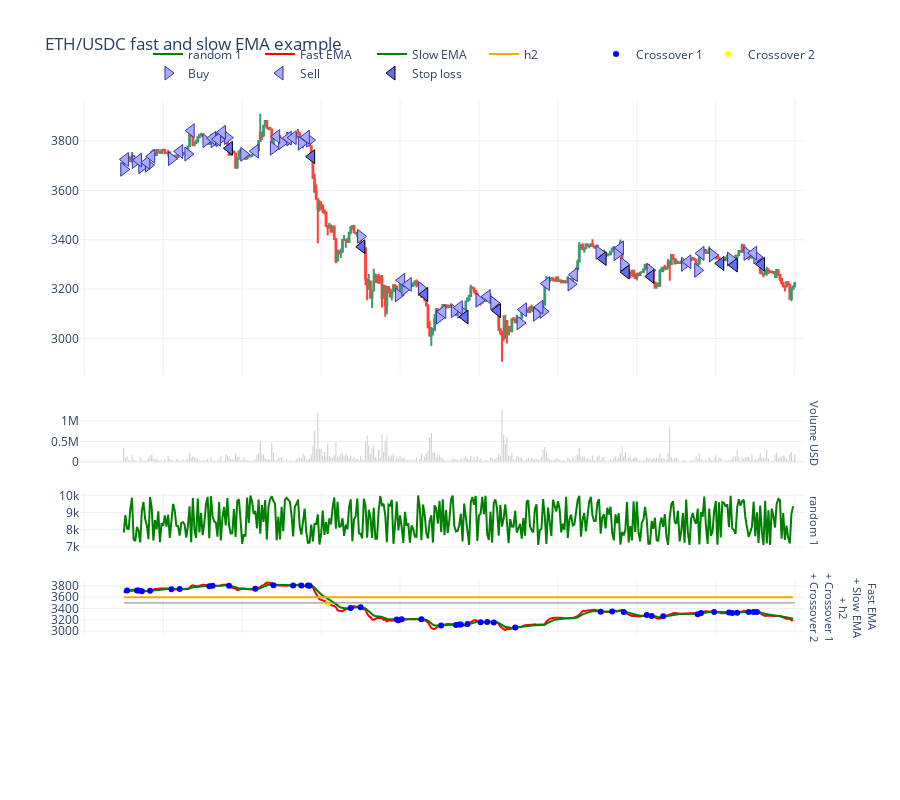

Notebook code cell kept with this figure:
### Code cell
from tradeexecutor.visual.single_pair import visualise_single_pair
from tradingstrategy.charting.candle_chart import VolumeBarMode

figure = visualise_single_pair(
    state,
    universe.universe.candles,
    start_at=START_AT,
    end_at=END_AT,
    volume_bar_mode=VolumeBarMode.separate,
)

figure.show()

### Figure 1 — Plotly figure (JSON) as saved in the notebook; plotly's stock layout.template omitted (floating-point values rounded to 4 significant figures; data arrays with more than 128 entries replaced by an {"elided": "..."} marker saying what was removed)
{"data": [{"marker": {"color": "rgba(128,128,128,0.5)"}, "showlegend": false, "type": "bar", "x": {"elided": "409 str values"}, "xaxis": "x2", "y": {"elided": "409 float values"}, "yaxis": "y2"}, {"close": {"elided": "409 float values"}, "high": {"elided": "409 float values"}, "hoverinfo": "text", "low": {"elided": "409 float values"}, "open": {"elided": "409 float values"}, "showlegend": false, "text": {"elided": "409 str values"}, "type": "candlestick", "x": {"elided": "409 str values"}, "xaxis": "x", "yaxis": "y"}, {"line": {"color": "green", "shape": "linear"}, "mode": "lines", "name": "random 1", "type": "scatter", "x": {"elided": "408 str values"}, "xaxis": "x3", "y": {"elided": "408 int values"}, "yaxis": "y3"}, {"line": {"color": "red", "shape": "linear"}, "mode": "lines", "name": "Fast EMA", "type": "scatter", "x": {"elided": "408 str values"}, "xaxis": "x4", "y": {"elided": "408 float values"}, "yaxis": "y4"}, {"line": {"color": "green", "shape": "linear"}, "mode": "lines", "name": "Slow EMA", "type": "scatter", "x": {"elided": "408 str values"}, "xaxis": "x4", "y": {"elided": "408 float values"}, "yaxis": "y4"}, {"line": {"color": "orange", "shape": "linear"}, "mode": "lines", "name": "h2", "type": "scatter", "x": {"elided": "408 str values"}, "xaxis": "x4", "y": {"elided": "408 int values"}, "yaxis": "y4"}, {"line": {"color": "blue"}, "mode": "markers", "name": "Crossover 1", "type": "scatter", "x": ["2022-01-01T02:00:00", "2022-01-01T08:00:00", "2022-01-01T09:00:00", "2022-01-01T11:00:00", "2022-01-01T16:00:00", "2022-01-02T05:00:00", "2022-01-02T10:00:00", "2022-01-03T04:00:00", "2022-01-03T06:00:00", "2022-01-03T16:00:00", "2022-01-04T08:00:00", "2022-01-04T19:00:00", "2022-01-05T07:00:00", "2022-01-05T12:00:00", "2022-01-05T16:00:00", "2022-01-05T17:00:00", "2022-01-06T18:00:00", "2022-01-07T00:00:00", "2022-01-07T22:00:00", "2022-01-07T23:00:00", "2022-01-08T01:00:00", "2022-01-08T13:00:00", "2022-01-09T01:00:00", "2022-01-09T10:00:00", "2022-01-09T12:00:00", "2022-01-09T13:00:00", "2022-01-09T17:00:00", "2022-01-10T01:00:00", "2022-01-10T05:00:00", "2022-01-10T09:00:00", "2022-01-10T22:00:00", "2022-01-13T02:00:00", "2022-01-13T09:00:00", "2022-01-13T16:00:00", "2022-01-14T06:00:00", "2022-01-14T09:00:00", "2022-01-14T16:00:00", "2022-01-15T13:00:00", "2022-01-15T15:00:00", "2022-01-15T23:00:00", "2022-01-16T08:00:00", "2022-01-16T10:00:00", "2022-01-16T13:00:00", "2022-01-16T20:00:00", "2022-01-16T23:00:00", "2022-01-17T01:00:00"], "xaxis": "x4", "y": [3719.0, 3720.0, 3721.0, 3709.0, 3718.0, 3741.0, 3749.0, 3797.0, 3803.0, 3806.0, 3750.0, 3813.0, 3811.0, 3810.0, 3810.0, 3806.0, 3411.0, 3422.0, 3206.0, 3192.0, 3209.0, 3211.0, 3100.0, 3110.0, 3117.0, 3115.0, 3124.0, 3159.0, 3160.0, 3154.0, 3066.0, 3345.0, 3346.0, 3337.0, 3285.0, 3268.0, 3263.0, 3298.0, 3322.0, 3339.0, 3329.0, 3321.0, 3324.0, 3339.0, 3340.0, 3339.0], "yaxis": "y4"}, {"line": {"color": "yellow"}, "mode": "markers", "name": "Crossover 2", "type": "scatter", "x": ["2022-01-06T04:00:00"], "xaxis": "x4", "y": [3489.0], "yaxis": "y4"}, {"hoverinfo": "text", "marker": {"color": "#aaaaff", "line": {"color": "#3333aa", "width": 1}, "size": 12, "symbol": "triangle-right"}, "mode": "markers", "name": "Buy", "text": ["Buy ETH<br><br>Executed at: 2022-01-01 00:00:00<br>Value: 7000.0000 USD<br>Quantity: 1.894503 ETH<br><br>Mid-price: 3685.6853 ETH / USD<br>Executed at price: 3694.8995 ETH / USD<br>Estimated execution price: 3694.8995 ETH / USD<br><br>Fees paid: $17.50<br>Fees planned: $17.50<br>Fees: 0.0025 %", "Buy ETH<br><br>Executed at: 2022-01-01 07:00:00<br>Value: 7028.6896 USD<br>Quantity: 1.886392 ETH<br><br>Mid-price: 3716.7038 ETH / USD<br>Executed at price: 3725.9956 ETH / USD<br>Estimated execution price: 3725.9956 ETH / USD<br><br>Fees paid: $17.57<br>Fees planned: $17.57<br>Fees: 0.0025 %", "Buy ETH<br><br>Executed at: 2022-01-01 11:00:00<br>Value: 7012.8027 USD<br>Quantity: 1.892556 ETH<br><br>Mid-price: 3696.2261 ETH / USD<br>Executed at price: 3705.4666 ETH / USD<br>Estimated execution price: 3705.4666 ETH / USD<br><br>Fees paid: $17.53<br>Fees planned: $17.53<br>Fees: 0.0025 %", "Buy ETH<br><br>Executed at: 2022-01-01 15:00:00<br>Value: 7011.2038 USD<br>Quantity: 1.888913 ETH<br><br>Mid-price: 3702.5098 ETH / USD<br>Executed at price: 3711.7661 ETH / USD<br>Estimated execution price: 3711.7661 ETH / USD<br><br>Fees paid: $17.53<br>Fees planned: $17.53<br>Fees: 0.0025 %", "Buy ETH<br><br>Executed at: 2022-01-02 05:00:00<br>Value: 7033.8286 USD<br>Quantity: 1.881604 ETH<br><br>Mid-price: 3728.8866 ETH / USD<br>Executed at price: 3738.2089 ETH / USD<br>Estimated execution price: 3738.2089 ETH / USD<br><br>Fees paid: $17.58<br>Fees planned: $17.58<br>Fees: 0.0025 %", "Buy ETH<br><br>Executed at: 2022-01-02 15:00:00<br>Value: 7048.0019 USD<br>Quantity: 1.875948 ETH<br><br>Mid-price: 3747.6660 ETH / USD<br>Executed at price: 3757.0352 ETH / USD<br>Estimated execution price: 3757.0352 ETH / USD<br><br>Fees paid: $17.62<br>Fees planned: $17.62<br>Fees: 0.0025 %", "Buy ETH<br><br>Executed at: 2022-01-03 02:00:00<br>Value: 7147.6100 USD<br>Quantity: 1.875278 ETH<br><br>Mid-price: 3801.9895 ETH / USD<br>Executed at price: 3811.4945 ETH / USD<br>Estimated execution price: 3811.4945 ETH / USD<br><br>Fees paid: $17.87<br>Fees planned: $17.87<br>Fees: 0.0025 %", "Buy ETH<br><br>Executed at: 2022-01-03 07:00:00<br>Value: 7135.2214 USD<br>Quantity: 1.872290 ETH<br><br>Mid-price: 3801.4568 ETH / USD<br>Executed at price: 3810.9605 ETH / USD<br>Estimated execution price: 3810.9605 ETH / USD<br><br>Fees paid: $17.84<br>Fees planned: $17.84<br>Fees: 0.0025 %", "Buy ETH<br><br>Executed at: 2022-01-03 10:00:00<br>Value: 7118.7001 USD<br>Quantity: 1.865887 ETH<br><br>Mid-price: 3805.6686 ETH / USD<br>Executed at price: 3815.1828 ETH / USD<br>Estimated execution price: 3815.1828 ETH / USD<br><br>Fees paid: $17.80<br>Fees planned: $17.80<br>Fees: 0.0025 %", "Buy ETH<br><br>Executed at: 2022-01-03 15:00:00<br>Value: 7133.4370 USD<br>Quantity: 1.865559 ETH<br><br>Mid-price: 3814.2182 ETH / USD<br>Executed at price: 3823.7538 ETH / USD<br>Estimated execution price: 3823.7538 ETH / USD<br><br>Fees paid: $17.83<br>Fees planned: $17.83<br>Fees: 0.0025 %", "Buy ETH<br><br>Executed at: 2022-01-04 01:00:00<br>Value: 7052.4342 USD<br>Quantity: 1.877665 ETH<br><br>Mid-price: 3746.5932 ETH / USD<br>Executed at price: 3755.9597 ETH / USD<br>Estimated execution price: 3755.9597 ETH / USD<br><br>Fees paid: $17.63<br>Fees planned: $17.63<br>Fees: 0.0025 %", "Buy ETH<br><br>Executed at: 2022-01-04 19:00:00<br>Value: 7044.7507 USD<br>Quantity: 1.863267 ETH<br><br>Mid-price: 3771.4312 ETH / USD<br>Executed at price: 3780.8598 ETH / USD<br>Estimated execution price: 3780.8598 ETH / USD<br><br>Fees paid: $17.61<br>Fees planned: $17.61<br>Fees: 0.0025 %", "Buy ETH<br><br>Executed at: 2022-01-05 00:00:00<br>Value: 7082.4008 USD<br>Quantity: 1.862529 ETH<br><br>Mid-price: 3793.0901 ETH / USD<br>Executed at price: 3802.5728 ETH / USD<br>Estimated execution price: 3802.5728 ETH / USD<br><br>Fees paid: $17.71<br>Fees planned: $17.71<br>Fees: 0.0025 %", "Buy ETH<br><br>Executed at: 2022-01-05 05:00:00<br>Value: 7083.0144 USD<br>Quantity: 1.854833 ETH<br><br>Mid-price: 3809.1576 ETH / USD<br>Executed at price: 3818.6805 ETH / USD<br>Estimated execution price: 3818.6805 ETH / USD<br><br>Fees paid: $17.71<br>Fees planned: $17.71<br>Fees: 0.0025 %", "Buy ETH<br><br>Executed at: 2022-01-05 12:00:00<br>Value: 7064.5175 USD<br>Quantity: 1.858635 ETH<br><br>Mid-price: 3791.4384 ETH / USD<br>Executed at price: 3800.9170 ETH / USD<br>Estimated execution price: 3800.9170 ETH / USD<br><br>Fees paid: $17.66<br>Fees planned: $17.66<br>Fees: 0.0025 %", "Buy ETH<br><br>Executed at: 2022-01-05 17:00:00<br>Value: 7071.7837 USD<br>Quantity: 1.854287 ETH<br><br>Mid-price: 3804.2378 ETH / USD<br>Executed at price: 3813.7484 ETH / USD<br>Estimated execution price: 3813.7484 ETH / USD<br><br>Fees paid: $17.68<br>Fees planned: $17.68<br>Fees: 0.0025 %", "Buy ETH<br><br>Executed at: 2022-01-07 00:00:00<br>Value: 6960.4425 USD<br>Quantity: 2.033760 ETH<br><br>Mid-price: 3413.9160 ETH / USD<br>Executed at price: 3422.4508 ETH / USD<br>Estimated execution price: 3422.4508 ETH / USD<br><br>Fees paid: $17.40<br>Fees planned: $17.40<br>Fees: 0.0025 %", "Buy ETH<br><br>Executed at: 2022-01-07 23:00:00<br>Value: 6876.4855 USD<br>Quantity: 2.159454 ETH<br><br>Mid-price: 3176.4219 ETH / USD<br>Executed at price: 3184.3629 ETH / USD<br>Estimated execution price: 3184.3629 ETH / USD<br><br>Fees paid: $17.19<br>Fees planned: $17.19<br>Fees: 0.0025 %", "Buy ETH<br><br>Executed at: 2022-01-08 03:00:00<br>Value: 6942.3422 USD<br>Quantity: 2.162922 ETH<br><br>Mid-price: 3201.7016 ETH / USD<br>Executed at price: 3209.7058 ETH / USD<br>Estimated execution price: 3209.7058 ETH / USD<br><br>Fees paid: $17.36<br>Fees planned: $17.36<br>Fees: 0.0025 %", "Buy ETH<br><br>Executed at: 2022-01-08 13:00:00<br>Value: 6944.1691 USD<br>Quantity: 2.163002 ETH<br><br>Mid-price: 3202.4254 ETH / USD<br>Executed at price: 3210.4315 ETH / USD<br>Estimated execution price: 3210.4315 ETH / USD<br><br>Fees paid: $17.36<br>Fees planned: $17.36<br>Fees: 0.0025 %", "Buy ETH<br><br>Executed at: 2022-01-09 00:00:00<br>Value: 6883.7186 USD<br>Quantity: 2.225097 ETH<br><br>Mid-price: 3085.9569 ETH / USD<br>Executed at price: 3093.6717 ETH / USD<br>Estimated execution price: 3093.6717 ETH / USD<br><br>Fees paid: $17.21<br>Fees planned: $17.21<br>Fees: 0.0025 %", "Buy ETH<br><br>Executed at: 2022-01-09 09:00:00<br>Value: 6894.8843 USD<br>Quantity: 2.210112 ETH<br><br>Mid-price: 3111.9188 ETH / USD<br>Executed at price: 3119.6986 ETH / USD<br>Estimated execution price: 3119.6986 ETH / USD<br><br>Fees paid: $17.24<br>Fees planned: $17.24<br>Fees: 0.0025 %", "Buy ETH<br><br>Executed at: 2022-01-09 13:00:00<br>Value: 6890.5796 USD<br>Quantity: 2.209239 ETH<br><br>Mid-price: 3111.2053 ETH / USD<br>Executed at price: 3118.9833 ETH / USD<br>Estimated execution price: 3118.9833 ETH / USD<br><br>Fees paid: $17.23<br>Fees planned: $17.23<br>Fees: 0.0025 %", "Buy ETH<br><br>Executed at: 2022-01-10 00:00:00<br>Value: 6829.0135 USD<br>Quantity: 2.159400 ETH<br><br>Mid-price: 3154.5727 ETH / USD<br>Executed at price: 3162.4591 ETH / USD<br>Estimated execution price: 3162.4591 ETH / USD<br><br>Fees paid: $17.07<br>Fees planned: $17.07<br>Fees: 0.0025 %", "Buy ETH<br><br>Executed at: 2022-01-10 09:00:00<br>Value: 6828.4634 USD<br>Quantity: 2.166518 ETH<br><br>Mid-price: 3143.9553 ETH / USD<br>Executed at price: 3151.8152 ETH / USD<br>Estimated execution price: 3151.8152 ETH / USD<br><br>Fees paid: $17.07<br>Fees planned: $17.07<br>Fees: 0.0025 %", "Buy ETH<br><br>Executed at: 2022-01-11 01:00:00<br>Value: 6757.7660 USD<br>Quantity: 2.200905 ETH<br><br>Mid-price: 3062.7912 ETH / USD<br>Executed at price: 3070.4482 ETH / USD<br>Estimated execution price: 3070.4482 ETH / USD<br><br>Fees paid: $16.89<br>Fees planned: $16.89<br>Fees: 0.0025 %", "Buy ETH<br><br>Executed at: 2022-01-11 11:00:00<br>Value: 6816.6199 USD<br>Quantity: 2.194977 ETH<br><br>Mid-price: 3097.8089 ETH / USD<br>Executed at price: 3105.5535 ETH / USD<br>Estimated execution price: 3105.5535 ETH / USD<br><br>Fees paid: $17.04<br>Fees planned: $17.04<br>Fees: 0.0025 %", "Buy ETH<br><br>Executed at: 2022-01-11 15:00:00<br>Value: 6837.7680 USD<br>Quantity: 2.193646 ETH<br><br>Mid-price: 3109.3052 ETH / USD<br>Executed at price: 3117.0785 ETH / USD<br>Estimated execution price: 3117.0785 ETH / USD<br><br>Fees paid: $17.09<br>Fees planned: $17.09<br>Fees: 0.0025 %", "Buy ETH<br><br>Executed at: 2022-01-12 08:00:00<br>Value: 6986.4552 USD<br>Quantity: 2.164270 ETH<br><br>Mid-price: 3220.0390 ETH / USD<br>Executed at price: 3228.0891 ETH / USD<br>Estimated execution price: 3228.0891 ETH / USD<br><br>Fees paid: $17.47<br>Fees planned: $17.47<br>Fees: 0.0025 %", "Buy ETH<br><br>Executed at: 2022-01-13 01:00:00<br>Value: 7019.8262 USD<br>Quantity: 2.090947 ETH<br><br>Mid-price: 3348.8750 ETH / USD<br>Executed at price: 3357.2472 ETH / USD<br>Estimated execution price: 3357.2472 ETH / USD<br><br>Fees paid: $17.55<br>Fees planned: $17.55<br>Fees: 0.0025 %", "Buy ETH<br><br>Executed at: 2022-01-13 12:00:00<br>Value: 6958.7777 USD<br>Quantity: 2.076225 ETH<br><br>Mid-price: 3343.2917 ETH / USD<br>Executed at price: 3351.6499 ETH / USD<br>Estimated execution price: 3351.6499 ETH / USD<br><br>Fees paid: $17.40<br>Fees planned: $17.40<br>Fees: 0.0025 %", "Buy ETH<br><br>Executed at: 2022-01-13 16:00:00<br>Value: 6969.2344 USD<br>Quantity: 2.106322 ETH<br><br>Mid-price: 3300.4715 ETH / USD<br>Executed at price: 3308.7227 ETH / USD<br>Estimated execution price: 3308.7227 ETH / USD<br><br>Fees paid: $17.42<br>Fees planned: $17.42<br>Fees: 0.0025 %", "Buy ETH<br><br>Executed at: 2022-01-14 08:00:00<br>Value: 6898.2475 USD<br>Quantity: 2.100301 ETH<br><br>Mid-price: 3276.2181 ETH / USD<br>Executed at price: 3284.4087 ETH / USD<br>Estimated execution price: 3284.4087 ETH / USD<br><br>Fees paid: $17.25<br>Fees planned: $17.25<br>Fees: 0.0025 %", "Buy ETH<br><br>Executed at: 2022-01-15 05:00:00<br>Value: 6837.5476 USD<br>Quantity: 2.066575 ETH<br><br>Mid-price: 3300.3869 ETH / USD<br>Executed at price: 3308.6379 ETH / USD<br>Estimated execution price: 3308.6379 ETH / USD<br><br>Fees paid: $17.09<br>Fees planned: $17.09<br>Fees: 0.0025 %", "Buy ETH<br><br>Executed at: 2022-01-15 13:00:00<br>Value: 6829.0583 USD<br>Quantity: 2.079194 ETH<br><br>Mid-price: 3276.2829 ETH / USD<br>Executed at price: 3284.4736 ETH / USD<br>Estimated execution price: 3284.4736 ETH / USD<br><br>Fees paid: $17.07<br>Fees planned: $17.07<br>Fees: 0.0025 %", "Buy ETH<br><br>Executed at: 2022-01-15 22:00:00<br>Value: 6904.6997 USD<br>Quantity: 2.063166 ETH<br><br>Mid-price: 3338.3070 ETH / USD<br>Executed at price: 3346.6528 ETH / USD<br>Estimated execution price: 3346.6528 ETH / USD<br><br>Fees paid: $17.26<br>Fees planned: $17.26<br>Fees: 0.0025 %", "Buy ETH<br><br>Executed at: 2022-01-16 09:00:00<br>Value: 6831.2539 USD<br>Quantity: 2.051522 ETH<br><br>Mid-price: 3321.5431 ETH / USD<br>Executed at price: 3329.8469 ETH / USD<br>Estimated execution price: 3329.8469 ETH / USD<br><br>Fees paid: $17.08<br>Fees planned: $17.08<br>Fees: 0.0025 %", "Buy ETH<br><br>Executed at: 2022-01-16 19:00:00<br>Value: 6772.8542 USD<br>Quantity: 2.020085 ETH<br><br>Mid-price: 3344.3964 ETH / USD<br>Executed at price: 3352.7574 ETH / USD<br>Estimated execution price: 3352.7574 ETH / USD<br><br>Fees paid: $16.93<br>Fees planned: $16.93<br>Fees: 0.0025 %", "Buy ETH<br><br>Executed at: 2022-01-17 01:00:00<br>Value: 6751.5360 USD<br>Quantity: 2.022492 ETH<br><br>Mid-price: 3329.9015 ETH / USD<br>Executed at price: 3338.2263 ETH / USD<br>Estimated execution price: 3338.2263 ETH / USD<br><br>Fees paid: $16.88<br>Fees planned: $16.88<br>Fees: 0.0025 %"], "type": "scatter", "x": ["2022-01-01T00:00:00", "2022-01-01T07:00:00", "2022-01-01T11:00:00", "2022-01-01T15:00:00", "2022-01-02T05:00:00", "2022-01-02T15:00:00", "2022-01-03T02:00:00", "2022-01-03T07:00:00", "2022-01-03T10:00:00", "2022-01-03T15:00:00", "2022-01-04T01:00:00", "2022-01-04T19:00:00", "2022-01-05T00:00:00", "2022-01-05T05:00:00", "2022-01-05T12:00:00", "2022-01-05T17:00:00", "2022-01-07T00:00:00", "2022-01-07T23:00:00", "2022-01-08T03:00:00", "2022-01-08T13:00:00", "2022-01-09T00:00:00", "2022-01-09T09:00:00", "2022-01-09T13:00:00", "2022-01-10T00:00:00", "2022-01-10T09:00:00", "2022-01-11T01:00:00", "2022-01-11T11:00:00", "2022-01-11T15:00:00", "2022-01-12T08:00:00", "2022-01-13T01:00:00", "2022-01-13T12:00:00", "2022-01-13T16:00:00", "2022-01-14T08:00:00", "2022-01-15T05:00:00", "2022-01-15T13:00:00", "2022-01-15T22:00:00", "2022-01-16T09:00:00", "2022-01-16T19:00:00", "2022-01-17T01:00:00"], "xaxis": "x", "y": [3686.0, 3717.0, 3696.0, 3703.0, 3729.0, 3748.0, 3802.0, 3801.0, 3806.0, 3814.0, 3747.0, 3771.0, 3793.0, 3809.0, 3791.0, 3804.0, 3414.0, 3176.0, 3202.0, 3202.0, 3086.0, 3112.0, 3111.0, 3155.0, 3144.0, 3063.0, 3098.0, 3109.0, 3220.0, 3349.0, 3343.0, 3300.0, 3276.0, 3300.0, 3276.0, 3338.0, 3322.0, 3344.0, 3330.0], "yaxis": "y"}, {"hoverinfo": "text", "marker": {"color": "#aaaaff", "line": {"color": "#3333aa", "width": 1}, "size": 12, "symbol": "triangle-left"}, "mode": "markers", "name": "Sell", "text": ["Sell ETH<br><br>Executed at: 2022-01-01 01:00:00<br>Value: 7040.9852 USD<br>Quantity: 1.894503 ETH<br><br>Mid-price: 3725.8479 ETH / USD<br>Executed at price: 3716.5333 ETH / USD<br>Estimated execution price: 3716.5333 ETH / USD<br><br>Fees paid: $17.65<br>Fees planned: $17.65<br>Fees: 0.0025 %", "Sell ETH<br><br>Executed at: 2022-01-01 09:00:00<br>Value: 7005.9940 USD<br>Quantity: 1.886392 ETH<br><br>Mid-price: 3723.2725 ETH / USD<br>Executed at price: 3713.9644 ETH / USD<br>Estimated execution price: 3713.9644 ETH / USD<br><br>Fees paid: $17.56<br>Fees planned: $17.56<br>Fees: 0.0025 %", "Sell ETH<br><br>Executed at: 2022-01-01 14:00:00<br>Value: 7010.5186 USD<br>Quantity: 1.892556 ETH<br><br>Mid-price: 3713.5436 ETH / USD<br>Executed at price: 3704.2597 ETH / USD<br>Estimated execution price: 3704.2597 ETH / USD<br><br>Fees paid: $17.57<br>Fees planned: $17.57<br>Fees: 0.0025 %", "Sell ETH<br><br>Executed at: 2022-01-01 17:00:00<br>Value: 7043.5249 USD<br>Quantity: 1.888913 ETH<br><br>Mid-price: 3738.2225 ETH / USD<br>Executed at price: 3728.8770 ETH / USD<br>Estimated execution price: 3728.8770 ETH / USD<br><br>Fees paid: $17.65<br>Fees planned: $17.65<br>Fees: 0.0025 %", "Sell ETH<br><br>Executed at: 2022-01-02 10:00:00<br>Value: 7054.0761 USD<br>Quantity: 1.881604 ETH<br><br>Mid-price: 3758.3656 ETH / USD<br>Executed at price: 3748.9697 ETH / USD<br>Estimated execution price: 3748.9697 ETH / USD<br><br>Fees paid: $17.68<br>Fees planned: $17.68<br>Fees: 0.0025 %", "Sell ETH<br><br>Executed at: 2022-01-02 17:00:00<br>Value: 7190.2993 USD<br>Quantity: 1.875948 ETH<br><br>Mid-price: 3842.4950 ETH / USD<br>Executed at price: 3832.8888 ETH / USD<br>Estimated execution price: 3832.8888 ETH / USD<br><br>Fees paid: $18.02<br>Fees planned: $18.02<br>Fees: 0.0025 %", "Sell ETH<br><br>Executed at: 2022-01-03 06:00:00<br>Value: 7129.9120 USD<br>Quantity: 1.875278 ETH<br><br>Mid-price: 3811.5859 ETH / USD<br>Executed at price: 3802.0569 ETH / USD<br>Estimated execution price: 3802.0569 ETH / USD<br><br>Fees paid: $17.87<br>Fees planned: $17.87<br>Fees: 0.0025 %", "Sell ETH<br><br>Executed at: 2022-01-03 09:00:00<br>Value: 7111.6196 USD<br>Quantity: 1.872290 ETH<br><br>Mid-price: 3807.8743 ETH / USD<br>Executed at price: 3798.3546 ETH / USD<br>Estimated execution price: 3798.3546 ETH / USD<br><br>Fees paid: $17.82<br>Fees planned: $17.82<br>Fees: 0.0025 %", "Sell ETH<br><br>Executed at: 2022-01-03 12:00:00<br>Value: 7139.7528 USD<br>Quantity: 1.865887 ETH<br><br>Mid-price: 3836.0558 ETH / USD<br>Executed at price: 3826.4657 ETH / USD<br>Estimated execution price: 3826.4657 ETH / USD<br><br>Fees paid: $17.89<br>Fees planned: $17.89<br>Fees: 0.0025 %", "Sell ETH<br><br>Executed at: 2022-01-04 08:00:00<br>Value: 7041.4577 USD<br>Quantity: 1.877665 ETH<br><br>Mid-price: 3759.5126 ETH / USD<br>Executed at price: 3750.1139 ETH / USD<br>Estimated execution price: 3750.1139 ETH / USD<br><br>Fees paid: $17.65<br>Fees planned: $17.65<br>Fees: 0.0025 %", "Sell ETH<br><br>Executed at: 2022-01-04 21:00:00<br>Value: 7098.5365 USD<br>Quantity: 1.863267 ETH<br><br>Mid-price: 3819.2744 ETH / USD<br>Executed at price: 3809.7262 ETH / USD<br>Estimated execution price: 3809.7262 ETH / USD<br><br>Fees paid: $17.79<br>Fees planned: $17.79<br>Fees: 0.0025 %", "Sell ETH<br><br>Executed at: 2022-01-05 04:00:00<br>Value: 7083.2774 USD<br>Quantity: 1.862529 ETH<br><br>Mid-price: 3812.5749 ETH / USD<br>Executed at price: 3803.0435 ETH / USD<br>Estimated execution price: 3803.0435 ETH / USD<br><br>Fees paid: $17.75<br>Fees planned: $17.75<br>Fees: 0.0025 %", "Sell ETH<br><br>Executed at: 2022-01-05 07:00:00<br>Value: 7056.5902 USD<br>Quantity: 1.854833 ETH<br><br>Mid-price: 3813.9693 ETH / USD<br>Executed at price: 3804.4343 ETH / USD<br>Estimated execution price: 3804.4343 ETH / USD<br><br>Fees paid: $17.69<br>Fees planned: $17.69<br>Fees: 0.0025 %", "Sell ETH<br><br>Executed at: 2022-01-05 15:00:00<br>Value: 7074.8978 USD<br>Quantity: 1.858635 ETH<br><br>Mid-price: 3816.0420 ETH / USD<br>Executed at price: 3806.5019 ETH / USD<br>Estimated execution price: 3806.5019 ETH / USD<br><br>Fees paid: $17.73<br>Fees planned: $17.73<br>Fees: 0.0025 %", "Sell ETH<br><br>Executed at: 2022-01-08 01:00:00<br>Value: 6970.5665 USD<br>Quantity: 2.159454 ETH<br><br>Mid-price: 3236.0200 ETH / USD<br>Executed at price: 3227.9299 ETH / USD<br>Estimated execution price: 3227.9299 ETH / USD<br><br>Fees paid: $17.47<br>Fees planned: $17.47<br>Fees: 0.0025 %", "Sell ETH<br><br>Executed at: 2022-01-08 05:00:00<br>Value: 6944.9521 USD<br>Quantity: 2.162922 ETH<br><br>Mid-price: 3218.9599 ETH / USD<br>Executed at price: 3210.9125 ETH / USD<br>Estimated execution price: 3210.9125 ETH / USD<br><br>Fees paid: $17.41<br>Fees planned: $17.41<br>Fees: 0.0025 %", "Sell ETH<br><br>Executed at: 2022-01-09 02:00:00<br>Value: 6899.6696 USD<br>Quantity: 2.225097 ETH<br><br>Mid-price: 3108.6120 ETH / USD<br>Executed at price: 3100.8404 ETH / USD<br>Estimated execution price: 3100.8404 ETH / USD<br><br>Fees paid: $17.29<br>Fees planned: $17.29<br>Fees: 0.0025 %", "Sell ETH<br><br>Executed at: 2022-01-09 12:00:00<br>Value: 6888.7347 USD<br>Quantity: 2.210112 ETH<br><br>Mid-price: 3124.7280 ETH / USD<br>Executed at price: 3116.9162 ETH / USD<br>Estimated execution price: 3116.9162 ETH / USD<br><br>Fees paid: $17.26<br>Fees planned: $17.26<br>Fees: 0.0025 %", "Sell ETH<br><br>Executed at: 2022-01-10 05:00:00<br>Value: 6828.2276 USD<br>Quantity: 2.159400 ETH<br><br>Mid-price: 3170.0202 ETH / USD<br>Executed at price: 3162.0952 ETH / USD<br>Estimated execution price: 3162.0952 ETH / USD<br><br>Fees paid: $17.11<br>Fees planned: $17.11<br>Fees: 0.0025 %", "Sell ETH<br><br>Executed at: 2022-01-11 03:00:00<br>Value: 6841.8430 USD<br>Quantity: 2.200905 ETH<br><br>Mid-price: 3116.4403 ETH / USD<br>Executed at price: 3108.6492 ETH / USD<br>Estimated execution price: 3108.6492 ETH / USD<br><br>Fees paid: $17.15<br>Fees planned: $17.15<br>Fees: 0.0025 %", "Sell ETH<br><br>Executed at: 2022-01-11 13:00:00<br>Value: 6846.8314 USD<br>Quantity: 2.194977 ETH<br><br>Mid-price: 3127.1352 ETH / USD<br>Executed at price: 3119.3174 ETH / USD<br>Estimated execution price: 3119.3174 ETH / USD<br><br>Fees paid: $17.16<br>Fees planned: $17.16<br>Fees: 0.0025 %", "Sell ETH<br><br>Executed at: 2022-01-11 17:00:00<br>Value: 7050.1783 USD<br>Quantity: 2.193646 ETH<br><br>Mid-price: 3221.9632 ETH / USD<br>Executed at price: 3213.9083 ETH / USD<br>Estimated execution price: 3213.9083 ETH / USD<br><br>Fees paid: $17.67<br>Fees planned: $17.67<br>Fees: 0.0025 %", "Sell ETH<br><br>Executed at: 2022-01-12 10:00:00<br>Value: 7034.1280 USD<br>Quantity: 2.164270 ETH<br><br>Mid-price: 3258.2619 ETH / USD<br>Executed at price: 3250.1163 ETH / USD<br>Estimated execution price: 3250.1163 ETH / USD<br><br>Fees paid: $17.63<br>Fees planned: $17.63<br>Fees: 0.0025 %", "Sell ETH<br><br>Executed at: 2022-01-13 14:00:00<br>Value: 6973.7159 USD<br>Quantity: 2.076225 ETH<br><br>Mid-price: 3367.2630 ETH / USD<br>Executed at price: 3358.8448 ETH / USD<br>Estimated execution price: 3358.8448 ETH / USD<br><br>Fees paid: $17.48<br>Fees planned: $17.48<br>Fees: 0.0025 %", "Sell ETH<br><br>Executed at: 2022-01-15 07:00:00<br>Value: 6825.4200 USD<br>Quantity: 2.066575 ETH<br><br>Mid-price: 3311.0470 ETH / USD<br>Executed at price: 3302.7694 ETH / USD<br>Estimated execution price: 3302.7694 ETH / USD<br><br>Fees paid: $17.11<br>Fees planned: $17.11<br>Fees: 0.0025 %", "Sell ETH<br><br>Executed at: 2022-01-15 15:00:00<br>Value: 6937.1175 USD<br>Quantity: 2.079194 ETH<br><br>Mid-price: 3344.8074 ETH / USD<br>Executed at price: 3336.4453 ETH / USD<br>Estimated execution price: 3336.4453 ETH / USD<br><br>Fees paid: $17.39<br>Fees planned: $17.39<br>Fees: 0.0025 %", "Sell ETH<br><br>Executed at: 2022-01-16 23:00:00<br>Value: 6742.3996 USD<br>Quantity: 2.020085 ETH<br><br>Mid-price: 3346.0466 ETH / USD<br>Executed at price: 3337.6815 ETH / USD<br>Estimated execution price: 3337.6815 ETH / USD<br><br>Fees paid: $16.90<br>Fees planned: $16.90<br>Fees: 0.0025 %"], "type": "scatter", "x": ["2022-01-01T01:00:00", "2022-01-01T09:00:00", "2022-01-01T14:00:00", "2022-01-01T17:00:00", "2022-01-02T10:00:00", "2022-01-02T17:00:00", "2022-01-03T06:00:00", "2022-01-03T09:00:00", "2022-01-03T12:00:00", "2022-01-04T08:00:00", "2022-01-04T21:00:00", "2022-01-05T04:00:00", "2022-01-05T07:00:00", "2022-01-05T15:00:00", "2022-01-08T01:00:00", "2022-01-08T05:00:00", "2022-01-09T02:00:00", "2022-01-09T12:00:00", "2022-01-10T05:00:00", "2022-01-11T03:00:00", "2022-01-11T13:00:00", "2022-01-11T17:00:00", "2022-01-12T10:00:00", "2022-01-13T14:00:00", "2022-01-15T07:00:00", "2022-01-15T15:00:00", "2022-01-16T23:00:00"], "xaxis": "x", "y": [3726.0, 3723.0, 3714.0, 3738.0, 3758.0, 3842.0, 3812.0, 3808.0, 3836.0, 3760.0, 3819.0, 3813.0, 3814.0, 3816.0, 3236.0, 3219.0, 3109.0, 3125.0, 3170.0, 3116.0, 3127.0, 3222.0, 3258.0, 3367.0, 3311.0, 3345.0, 3346.0], "yaxis": "y"}, {"hoverinfo": "text", "marker": {"line": {"color": "black", "width": 1}, "size": 12, "symbol": "triangle-left"}, "mode": "markers", "name": "Stop loss", "text": ["Stop loss ETH<br><br>Trigger was at 3787.5187 ETH / USD<br><br>Executed at: 2022-01-03 16:15:00<br>Value: 7017.7187 USD<br>Quantity: 1.865559 ETH<br><br>Mid-price: 3771.1529 ETH / USD<br>Executed at price: 3761.7250 ETH / USD<br>Estimated execution price: 3761.7250 ETH / USD<br><br>Fees paid: $17.59<br>Fees planned: $17.59<br>Fees: 0.0025 %", "Stop loss ETH<br><br>Trigger was at 3777.6082 ETH / USD<br><br>Executed at: 2022-01-05 18:15:00<br>Value: 6912.7249 USD<br>Quantity: 1.854287 ETH<br><br>Mid-price: 3737.3127 ETH / USD<br>Executed at price: 3727.9695 ETH / USD<br>Estimated execution price: 3727.9695 ETH / USD<br><br>Fees paid: $17.33<br>Fees planned: $17.33<br>Fees: 0.0025 %", "Stop loss ETH<br><br>Trigger was at 3390.0186 ETH / USD<br><br>Executed at: 2022-01-07 00:45:00<br>Value: 6840.5039 USD<br>Quantity: 2.033760 ETH<br><br>Mid-price: 3371.9067 ETH / USD<br>Executed at price: 3363.4770 ETH / USD<br>Estimated execution price: 3363.4770 ETH / USD<br><br>Fees paid: $17.14<br>Fees planned: $17.14<br>Fees: 0.0025 %", "Stop loss ETH<br><br>Trigger was at 3180.0084 ETH / USD<br><br>Executed at: 2022-01-08 15:00:00<br>Value: 6857.8112 USD<br>Quantity: 2.163002 ETH<br><br>Mid-price: 3178.4525 ETH / USD<br>Executed at price: 3170.5064 ETH / USD<br>Estimated execution price: 3170.5064 ETH / USD<br><br>Fees paid: $17.19<br>Fees planned: $17.19<br>Fees: 0.0025 %", "Stop loss ETH<br><br>Trigger was at 3089.4268 ETH / USD<br><br>Executed at: 2022-01-09 15:30:00<br>Value: 6802.6281 USD<br>Quantity: 2.209239 ETH<br><br>Mid-price: 3086.8897 ETH / USD<br>Executed at price: 3079.1725 ETH / USD<br>Estimated execution price: 3079.1725 ETH / USD<br><br>Fees paid: $17.05<br>Fees planned: $17.05<br>Fees: 0.0025 %", "Stop loss ETH<br><br>Trigger was at 3121.9476 ETH / USD<br><br>Executed at: 2022-01-10 11:15:00<br>Value: 6727.4672 USD<br>Quantity: 2.166518 ETH<br><br>Mid-price: 3112.9809 ETH / USD<br>Executed at price: 3105.1984 ETH / USD<br>Estimated execution price: 3105.1984 ETH / USD<br><br>Fees paid: $16.86<br>Fees planned: $16.86<br>Fees: 0.0025 %", "Stop loss ETH<br><br>Trigger was at 3325.4329 ETH / USD<br><br>Executed at: 2022-01-13 03:30:00<br>Value: 6932.6140 USD<br>Quantity: 2.090947 ETH<br><br>Mid-price: 3323.8474 ETH / USD<br>Executed at price: 3315.5378 ETH / USD<br>Estimated execution price: 3315.5378 ETH / USD<br><br>Fees paid: $17.37<br>Fees planned: $17.37<br>Fees: 0.0025 %", "Stop loss ETH<br><br>Trigger was at 3277.3682 ETH / USD<br><br>Executed at: 2022-01-13 17:30:00<br>Value: 6867.8245 USD<br>Quantity: 2.106322 ETH<br><br>Mid-price: 3268.7491 ETH / USD<br>Executed at price: 3260.5772 ETH / USD<br>Estimated execution price: 3260.5772 ETH / USD<br><br>Fees paid: $17.21<br>Fees planned: $17.21<br>Fees: 0.0025 %", "Stop loss ETH<br><br>Trigger was at 3253.2846 ETH / USD<br><br>Executed at: 2022-01-14 08:30:00<br>Value: 6811.5333 USD<br>Quantity: 2.100301 ETH<br><br>Mid-price: 3251.2502 ETH / USD<br>Executed at price: 3243.1221 ETH / USD<br>Estimated execution price: 3243.1221 ETH / USD<br><br>Fees paid: $17.07<br>Fees planned: $17.07<br>Fees: 0.0025 %", "Stop loss ETH<br><br>Trigger was at 3314.9389 ETH / USD<br><br>Executed at: 2022-01-16 03:00:00<br>Value: 6799.7771 USD<br>Quantity: 2.063166 ETH<br><br>Mid-price: 3304.0577 ETH / USD<br>Executed at price: 3295.7976 ETH / USD<br>Estimated execution price: 3295.7976 ETH / USD<br><br>Fees paid: $17.04<br>Fees planned: $17.04<br>Fees: 0.0025 %", "Stop loss ETH<br><br>Trigger was at 3298.2923 ETH / USD<br><br>Executed at: 2022-01-16 11:15:00<br>Value: 6747.8258 USD<br>Quantity: 2.051522 ETH<br><br>Mid-price: 3297.4241 ETH / USD<br>Executed at price: 3289.1805 ETH / USD<br>Estimated execution price: 3289.1805 ETH / USD<br><br>Fees paid: $16.91<br>Fees planned: $16.91<br>Fees: 0.0025 %", "Stop loss ETH<br><br>Trigger was at 3306.5922 ETH / USD<br><br>Executed at: 2022-01-17 03:45:00<br>Value: 6659.0003 USD<br>Quantity: 2.022492 ETH<br><br>Mid-price: 3300.7248 ETH / USD<br>Executed at price: 3292.4730 ETH / USD<br>Estimated execution price: 3292.4730 ETH / USD<br><br>Fees paid: $16.69<br>Fees planned: $16.69<br>Fees: 0.0025 %"], "type": "scatter", "x": ["2022-01-03T16:15:00", "2022-01-05T18:15:00", "2022-01-07T00:45:00", "2022-01-08T15:00:00", "2022-01-09T15:30:00", "2022-01-10T11:15:00", "2022-01-13T03:30:00", "2022-01-13T17:30:00", "2022-01-14T08:30:00", "2022-01-16T03:00:00", "2022-01-16T11:15:00", "2022-01-17T03:45:00"], "xaxis": "x", "y": [3771.0, 3737.0, 3372.0, 3178.0, 3087.0, 3113.0, 3324.0, 3269.0, 3251.0, 3304.0, 3297.0, 3301.0], "yaxis": "y"}, {"hoverinfo": "text", "marker": {"line": {"color": "black", "width": 1}, "size": 12, "symbol": "triangle-left"}, "mode": "markers", "name": "Take profit", "text": [], "type": "scatter", "x": [], "xaxis": "x", "y": [], "yaxis": "y"}], "layout": {"annotations": [{"font": {"size": 11}, "showarrow": false, "text": "Volume USD", "textangle": 90, "x": 0.98, "xanchor": "left", "xref": "paper", "y": 0.4611, "yanchor": "middle", "yref": "paper"}, {"font": {"size": 11}, "showarrow": false, "text": "random 1", "textangle": 90, "x": 0.98, "xanchor": "left", "xref": "paper", "y": 0.3222, "yanchor": "middle", "yref": "paper"}, {"font": {"size": 11}, "showarrow": false, "text": "Fast EMA<br> + Slow EMA<br> + h2<br> + Crossover 1<br> + Crossover 2", "textangle": 90, "x": 0.98, "xanchor": "left", "xref": "paper", "y": 0.1833, "yanchor": "middle", "yref": "paper"}], "height": 800, "legend": {"orientation": "h", "x": 1, "xanchor": "right", "y": 1.02, "yanchor": "bottom"}, "shapes": [{"line": {"color": "grey", "width": 1}, "type": "line", "x0": "2022-01-01T00:00:00", "x1": "2022-01-18T00:00:00", "xref": "x4", "y0": 3500, "y1": 3500, "yref": "y4"}], "title": {"text": "ETH/USDC fast and slow EMA example"}, "xaxis": {"anchor": "y", "domain": [0, 0.98], "matches": "x5", "rangeslider": {"visible": false}, "showticklabels": false}, "xaxis2": {"anchor": "y2", "domain": [0, 0.98], "matches": "x5", "rangeslider": {"visible": false}, "showticklabels": false}, "xaxis3": {"anchor": "y3", "domain": [0, 0.98], "matches": "x5", "rangeslider": {"visible": false}, "showticklabels": false}, "xaxis4": {"anchor": "y4", "domain": [0, 0.98], "matches": "x5", "rangeslider": {"visible": false}, "showticklabels": false}, "xaxis5": {"anchor": "y5", "domain": [0, 0.98], "rangeslider": {"visible": false}}, "yaxis": {"anchor": "x", "domain": [0.5556, 1]}, "yaxis2": {"anchor": "x2", "domain": [0.4167, 0.5056]}, "yaxis3": {"anchor": "x3", "domain": [0.2778, 0.3667]}, "yaxis4": {"anchor": "x4", "domain": [0.1389, 0.2278]}, "yaxis5": {"anchor": "x5", "domain": [0, 0.08889]}}}
